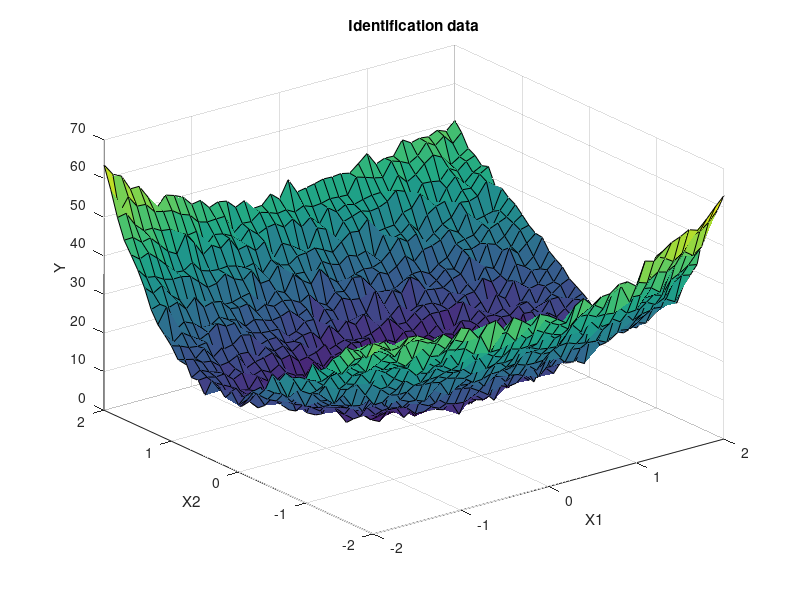
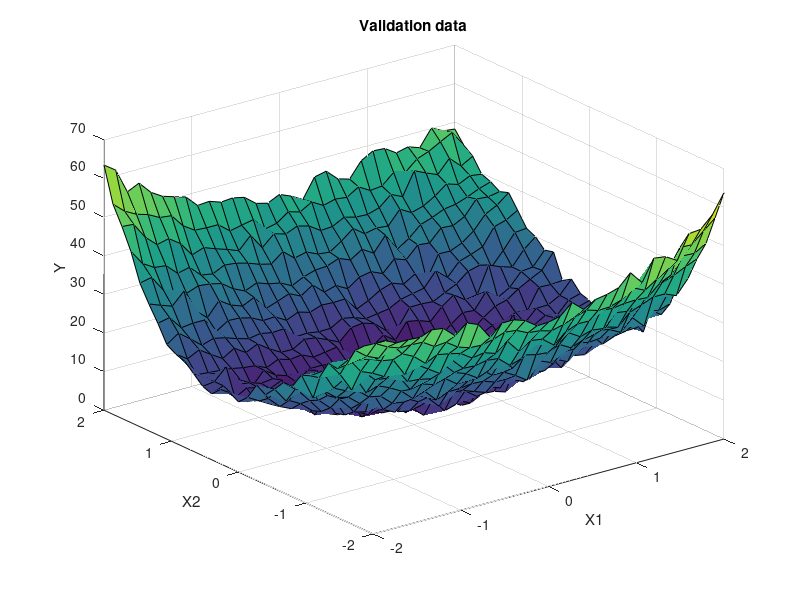

The MATLAB source for these figures, in order: (Note: this script raises an error after producing the figures.)
clear;
close all;

    %Data extraction
    
load('proj_fit_22.mat');

Y_id_array=reshape(id.Y,id.dims(1)*id.dims(2),1); %column array- identification outputs
surf(id.X{1},id.X{2},id.Y), title('Identification data'), xlabel('X1'),ylabel('X2'),zlabel('Y') 
figure;

Y_val_array=reshape(val.Y,val.dims(1)*val.dims(2),1); %column array- validation outputs
surf(val.X{1},val.X{2},val.Y), title('Validation data'),xlabel('X1'),ylabel('X2'),zlabel('Y') 

    %Phi Matrix and Y estimate
min=100;
for R = 3:20 %R^2 - number of centers 
    O = Phi(id.X,R,length(Y_id_array))\Y_id_array; 
    Y_est_array=Phi(id.X,R,length(Y_id_array))*O;
    if min > mse(Y_est_array,Y_id_array)
       min=mse(Y_est_array,Y_id_array);         
       N=R;
       Teta=O;
       Yest=Y_est_array;
     end
end
N
Yest=reshape(Yest,id.dims(1),id.dims(2));
figure;
surf(id.X{1},id.X{2},Yest),title(['Y estimatefor dentification data with MSE=',num2str(min)])
xlabel('X1'),ylabel('X2'),zlabel('Y') 

min=100;
for R = 3:20 %R^2 number of centers
    O = Phi(id.X,R,length(Y_id_array))\Y_id_array; 
    Y_est_array=Phi(val.X,R,length(Y_val_array))*O;
    if min > mse(Y_est_array,Y_val_array)
       min=mse(Y_est_array,Y_val_array);         
       N=R;
       Teta=O;
       Yest=Y_est_array;
     end
end
N
Yest=reshape(Yest,val.dims(1),val.dims(2));
figure;
surf(val.X{1},val.X{2},Yest),title(['Y estimate for validation data with MSE=',num2str(min)])
xlabel('X1'),ylabel('X2'),zlabel('Y') 

